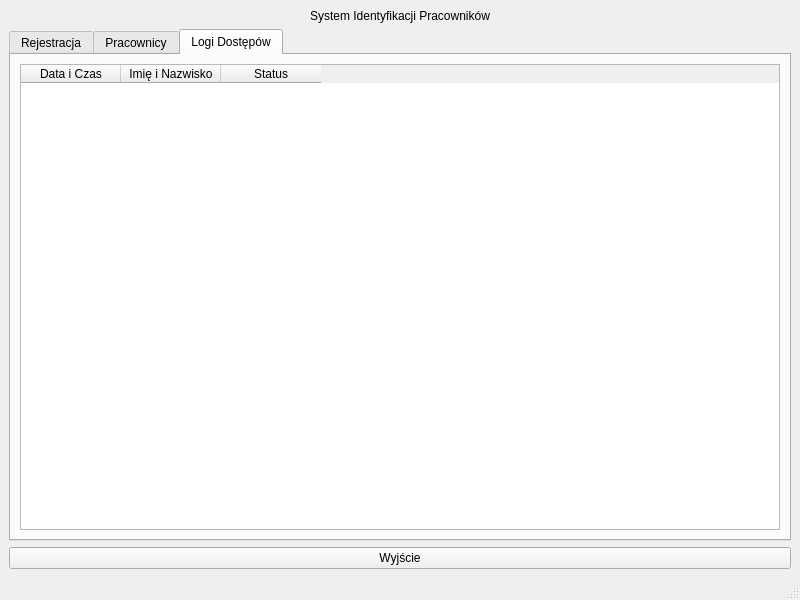
<?xml version="1.0" encoding="UTF-8"?>
<ui version="4.0">
 <class>MainWindow</class>
 <widget class="QMainWindow" name="MainWindow">
  <property name="geometry">
   <rect>
    <x>0</x>
    <y>0</y>
    <width>800</width>
    <height>600</height>
   </rect>
  </property>
  <property name="windowTitle">
   <string>System Identyfikacji Pracowników</string>
  </property>
  <widget class="QWidget" name="centralwidget">
   <layout class="QVBoxLayout" name="verticalLayout">
    <item>
     <widget class="QLabel" name="labelTitle">
      <property name="text">
       <string>System Identyfikacji Pracowników</string>
      </property>
      <property name="alignment">
       <set>Qt::AlignCenter</set>
      </property>
     </widget>
    </item>
    <item>
     <widget class="QTabWidget" name="tabWidget">
      <property name="currentIndex">
       <number>2</number>
      </property>
      <widget class="QWidget" name="tabRegister">
       <attribute name="title">
        <string>Rejestracja</string>
       </attribute>
       <layout class="QFormLayout" name="formLayoutRegister">
        <item row="0" column="0">
         <widget class="QLabel" name="labelName">
          <property name="text">
           <string>Imię i Nazwisko:</string>
          </property>
         </widget>
        </item>
        <item row="0" column="1">
         <widget class="QLineEdit" name="lineEditName"/>
        </item>
        <item row="1" column="0">
         <widget class="QLabel" name="labelDepartment">
          <property name="text">
           <string>Dział:</string>
          </property>
         </widget>
        </item>
        <item row="1" column="1">
         <widget class="QLineEdit" name="lineEditDepartment"/>
        </item>
        <item row="2" column="0" colspan="2">
         <widget class="QLabel" name="labelCardInfo">
          <property name="text">
           <string>Zbliż kartę RFID do czytnika...</string>
          </property>
          <property name="alignment">
           <set>Qt::AlignCenter</set>
          </property>
         </widget>
        </item>
        <item row="3" column="0" colspan="2">
         <widget class="QPushButton" name="buttonAssignCard">
          <property name="text">
           <string>Przypisz Kartę</string>
          </property>
         </widget>
        </item>
        <item row="4" column="0" colspan="2">
         <widget class="QLabel" name="labelAccess">
          <property name="text">
           <string>Dostęp do sal:</string>
          </property>
         </widget>
        </item>
        <item row="5" column="0" colspan="2">
         <widget class="QGroupBox" name="groupBoxAccess">
          <layout class="QVBoxLayout" name="verticalLayoutAccess">
           <item>
            <widget class="QCheckBox" name="checkBoxSala1">
             <property name="text">
              <string>Sala 1</string>
             </property>
            </widget>
           </item>
           <item>
            <widget class="QCheckBox" name="checkBoxSala2">
             <property name="text">
              <string>Sala 2</string>
             </property>
            </widget>
           </item>
           <item>
            <widget class="QCheckBox" name="checkBoxSala3">
             <property name="text">
              <string>Sala 3</string>
             </property>
            </widget>
           </item>
           <item>
            <widget class="QCheckBox" name="checkBoxSala4">
             <property name="text">
              <string>Sala 4</string>
             </property>
            </widget>
           </item>
           <item>
            <widget class="QCheckBox" name="checkBoxSala5">
             <property name="text">
              <string>Sala 5</string>
             </property>
            </widget>
           </item>
           <item>
            <widget class="QCheckBox" name="checkBoxSala6">
             <property name="text">
              <string>Sala 6</string>
             </property>
            </widget>
           </item>
          </layout>
         </widget>
        </item>
        <item row="6" column="0" colspan="2">
         <widget class="QPushButton" name="buttonSave">
          <property name="text">
           <string>Zapisz</string>
          </property>
         </widget>
        </item>
       </layout>
      </widget>
      <widget class="QWidget" name="tabEmployees">
       <attribute name="title">
        <string>Pracownicy</string>
       </attribute>
       <layout class="QVBoxLayout" name="verticalLayoutEmployees">
        <item>
         <widget class="QTableWidget" name="tableEmployees">
          <property name="rowCount">
           <number>0</number>
          </property>
          <property name="columnCount">
           <number>2</number>
          </property>
          <column>
           <property name="text">
            <string>Imię i Nazwisko</string>
           </property>
          </column>
          <column>
           <property name="text">
            <string>Dział</string>
           </property>
          </column>
         </widget>
        </item>
       </layout>
      </widget>
      <widget class="QWidget" name="tabAccessLogs">
       <attribute name="title">
        <string>Logi Dostępów</string>
       </attribute>
       <layout class="QVBoxLayout" name="verticalLayoutLogs">
        <item>
         <widget class="QTableWidget" name="tableLogs">
          <property name="rowCount">
           <number>0</number>
          </property>
          <property name="columnCount">
           <number>3</number>
          </property>
          <column>
           <property name="text">
            <string>Data i Czas</string>
           </property>
          </column>
          <column>
           <property name="text">
            <string>Imię i Nazwisko</string>
           </property>
          </column>
          <column>
           <property name="text">
            <string>Status</string>
           </property>
          </column>
         </widget>
        </item>
       </layout>
      </widget>
     </widget>
    </item>
    <item>
     <widget class="QPushButton" name="buttonExit">
      <property name="text">
       <string>Wyjście</string>
      </property>
     </widget>
    </item>
   </layout>
  </widget>
  <widget class="QMenuBar" name="menubar">
   <property name="geometry">
    <rect>
     <x>0</x>
     <y>0</y>
     <width>800</width>
     <height>27</height>
    </rect>
   </property>
  </widget>
  <widget class="QStatusBar" name="statusbar"/>
 </widget>
 <resources/>
 <connections/>
</ui>
